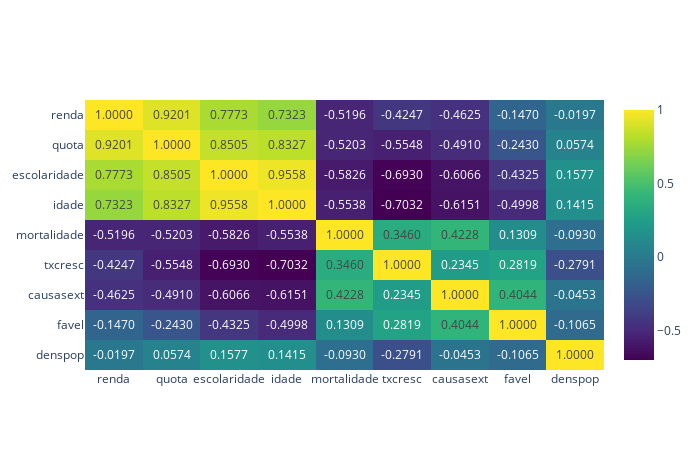

The notebook cell this image was saved under:
### Code cell
# Matriz de correlações entre as variáveis.
corr = atlas_pca.corr()

# Gráfico interativo.
fig = go.Figure()

fig.add_trace(
    go.Heatmap(
        x = corr.columns,
        y = corr.index,
        z = np.array(corr),
        text=corr.values,
        texttemplate='%{text:.4f}',
        colorscale='viridis'))

fig.update_layout(
    height = 450,
    width = 700,
    yaxis=dict(autorange="reversed"))

fig.show()

### Figure 1 — Plotly figure (JSON) as saved in the notebook; plotly's stock layout.template omitted (floating-point values rounded to 4 significant figures)
{"data": [{"colorscale": [[0, "#440154"], [0.1111, "#482878"], [0.2222, "#3e4989"], [0.3333, "#31688e"], [0.4444, "#26828e"], [0.5556, "#1f9e89"], [0.6667, "#35b779"], [0.7778, "#6ece58"], [0.8889, "#b5de2b"], [1, "#fde725"]], "text": [[1, 0.9201, 0.7773, 0.7323, -0.5196, -0.4247, -0.4625, -0.147, -0.01971], [0.9201, 1, 0.8505, 0.8327, -0.5203, -0.5548, -0.491, -0.243, 0.05737], [0.7773, 0.8505, 1, 0.9558, -0.5826, -0.693, -0.6066, -0.4325, 0.1577], [0.7323, 0.8327, 0.9558, 1, -0.5538, -0.7032, -0.6151, -0.4998, 0.1415], [-0.5196, -0.5203, -0.5826, -0.5538, 1, 0.346, 0.4228, 0.1309, -0.09302], [-0.4247, -0.5548, -0.693, -0.7032, 0.346, 1, 0.2345, 0.2819, -0.2791], [-0.4625, -0.491, -0.6066, -0.6151, 0.4228, 0.2345, 1, 0.4044, -0.04528], [-0.147, -0.243, -0.4325, -0.4998, 0.1309, 0.2819, 0.4044, 1, -0.1065], [-0.01971, 0.05737, 0.1577, 0.1415, -0.09302, -0.2791, -0.04528, -0.1065, 1]], "texttemplate": "%{text:.4f}", "type": "heatmap", "x": ["renda", "quota", "escolaridade", "idade", "mortalidade", "txcresc", "causasext", "favel", "denspop"], "y": ["renda", "quota", "escolaridade", "idade", "mortalidade", "txcresc", "causasext", "favel", "denspop"], "z": [[1, 0.92, 0.78, 0.73, -0.52, -0.42, -0.46, -0.15, -0.02], [0.92, 1, 0.85, 0.83, -0.52, -0.55, -0.49, -0.24, 0.06], [0.78, 0.85, 1, 0.96, -0.58, -0.69, -0.61, -0.43, 0.16], [0.73, 0.83, 0.96, 1, -0.55, -0.7, -0.62, -0.5, 0.14], [-0.52, -0.52, -0.58, -0.55, 1, 0.35, 0.42, 0.13, -0.09], [-0.42, -0.55, -0.69, -0.7, 0.35, 1, 0.23, 0.28, -0.28], [-0.46, -0.49, -0.61, -0.62, 0.42, 0.23, 1, 0.4, -0.05], [-0.15, -0.24, -0.43, -0.5, 0.13, 0.28, 0.4, 1, -0.11], [-0.02, 0.06, 0.16, 0.14, -0.09, -0.28, -0.05, -0.11, 1]]}], "layout": {"height": 450, "width": 700, "yaxis": {"autorange": "reversed"}}}
